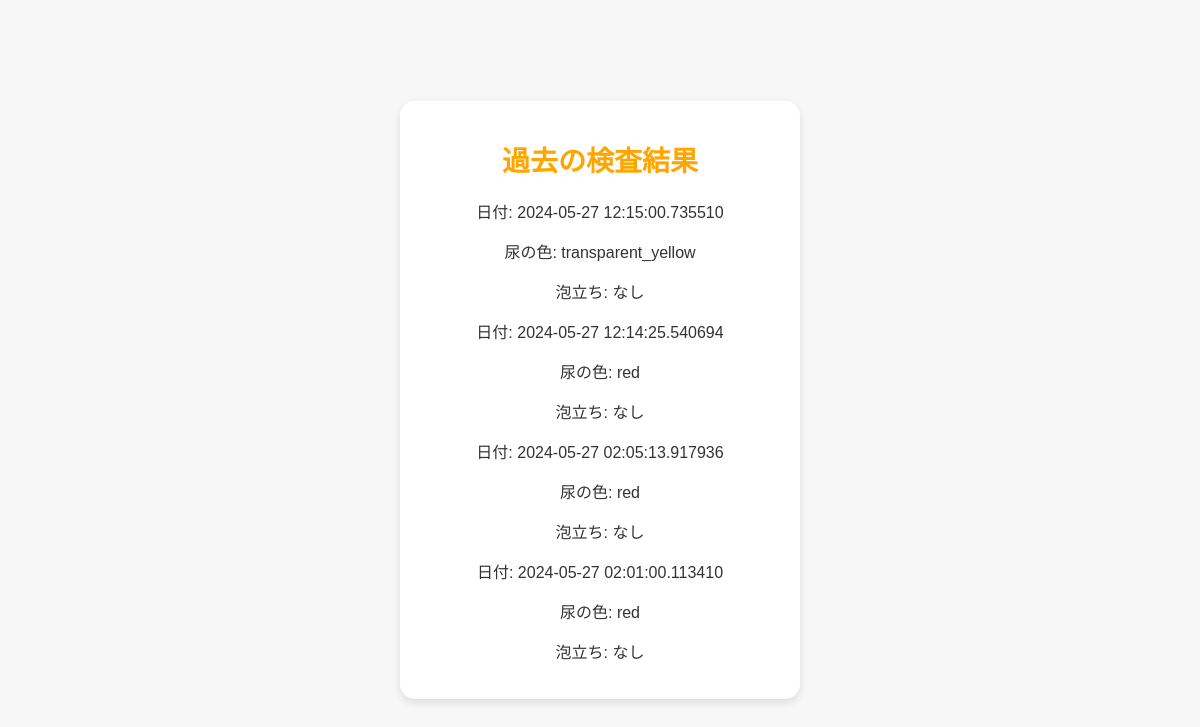
The app's page /history (signed in), older data.
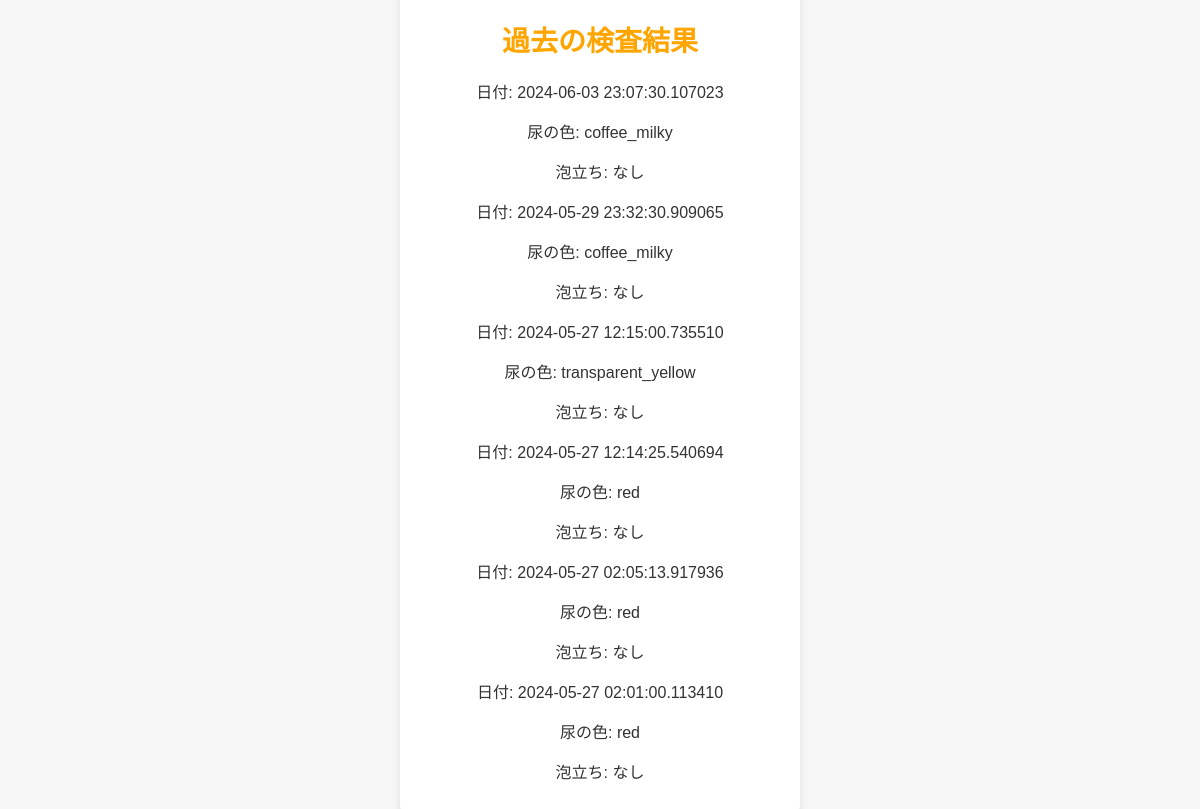
The same page, newer data.
### app.py (models this page shows)
class Result(db.Model):
    id = db.Column(db.Integer, primary_key=True)
    color = db.Column(db.String(20), nullable=False)
    foam = db.Column(db.String(20), nullable=False)
    date = db.Column(db.DateTime, nullable=False, default=datetime.utcnow)
    user_id = db.Column(db.Integer, db.ForeignKey('user.id'), nullable=False)

### app.py (the view)
@app.route('/history')
@login_required
def history():
    results = Result.query.filter_by(user_id=current_user.id).order_by(Result.date.desc()).all()
    return render_template('history.html', results=results)

### app.py (called while the page is built)
@login_manager.user_loader
def load_user(user_id):
    return User.query.get(int(user_id))

### templates/history.html (shortened to what this page needs)
<!DOCTYPE html>
<html lang="en">
<head>
    <link rel="stylesheet" href="{{ url_for('static', filename='styles.css') }}">
</head>
<body>
    <div class="container">
        <h1>過去の検査結果</h1>
        <div id="result-list">
            {% for result in results %}
            <div class="result-item">
                <p>日付: {{ result.date }}</p>
                <p>尿の色: {{ result.color }}</p>
                <p>泡立ち: {{ result.foam }}</p>
            </div>
            {% endfor %}
        </div>
    </div>
</body>
</html>

### static/styles.css (style rules this page uses)
body { background-color: #f7f7f7; font-family: 'Helvetica', 'Arial', sans-serif; color: #333; margin: 0; display: flex; justify-content: center; align-items: center; height: 100vh; box-sizing: border-box; }
.container { background-color: #ffffff; padding: 20px; border-radius: 15px; box-shadow: 0 4px 8px rgba(0, 0, 0, 0.1); width: 90%; max-width: 400px; text-align: center; box-sizing: border-box; }
h1 { font-size: 28px; color: #ffa500; margin-bottom: 20px; }

Row changes from the older to the newer data that the page shows:
added Result: date "2024-06-03 23:07:30.107023", color "coffee_milky", foam "なし"
added Result: date "2024-05-29 23:32:30.909065", color "coffee_milky", foam "なし"
